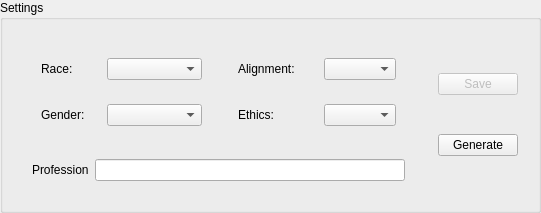
        <widget class="QGroupBox" name="charGenSettingBox">
         <property name="maximumSize">
          <size>
           <width>16777215</width>
           <height>250</height>
          </size>
         </property>
         <property name="title">
          <string>Settings</string>
         </property>
         <layout class="QHBoxLayout" name="horizontalLayout_7">
          <item>
           <widget class="QFrame" name="frame_11">
            <property name="maximumSize">
             <size>
              <width>700</width>
              <height>250</height>
             </size>
            </property>
            <property name="frameShape">
             <enum>QFrame::NoFrame</enum>
            </property>
            <property name="frameShadow">
             <enum>QFrame::Plain</enum>
            </property>
            <layout class="QVBoxLayout" name="verticalLayout_4">
             <item>
              <widget class="QFrame" name="frame_10">
               <property name="frameShape">
                <enum>QFrame::NoFrame</enum>
               </property>
               <property name="frameShadow">
                <enum>QFrame::Plain</enum>
               </property>
               <layout class="QHBoxLayout" name="horizontalLayout_6">
                <property name="spacing">
                 <number>0</number>
                </property>
                <property name="leftMargin">
                 <number>0</number>
                </property>
                <property name="topMargin">
                 <number>0</number>
                </property>
                <property name="rightMargin">
                 <number>0</number>
                </property>
                <property name="bottomMargin">
                 <number>0</number>
                </property>
                <item>
                 <widget class="QFrame" name="frame_9">
                  <property name="frameShape">
                   <enum>QFrame::NoFrame</enum>
                  </property>
                  <property name="frameShadow">
                   <enum>QFrame::Plain</enum>
                  </property>
                  <layout class="QVBoxLayout" name="verticalLayout_2">
                   <item>
                    <widget class="QFrame" name="frame_3">
                     <property name="maximumSize">
                      <size>
                       <width>225</width>
                       <height>16777215</height>
                      </size>
                     </property>
                     <property name="frameShape">
                      <enum>QFrame::NoFrame</enum>
                     </property>
                     <property name="frameShadow">
                      <enum>QFrame::Plain</enum>
                     </property>
                     <layout class="QHBoxLayout" name="horizontalLayout">
                      <item>
                       <widget class="QLabel" name="label">
                        <property name="sizePolicy">
                         <sizepolicy hsizetype="Fixed" vsizetype="Fixed">
                          <horstretch>0</horstretch>
                          <verstretch>0</verstretch>
                         </sizepolicy>
                        </property>
                        <property name="minimumSize">
                         <size>
                          <width>60</width>
                          <height>0</height>
                         </size>
                        </property>
                        <property name="text">
                         <string>Race:</string>
                        </property>
                       </widget>
                      </item>
                      <item>
                       <widget class="QComboBox" name="raceComboBox">
                        <property name="sizePolicy">
                         <sizepolicy hsizetype="Preferred" vsizetype="Fixed">
                          <horstretch>0</horstretch>
                          <verstretch>0</verstretch>
                         </sizepolicy>
                        </property>
                        <property name="maximumSize">
                         <size>
                          <width>125</width>
                          <height>16777215</height>
                         </size>
                        </property>
                        <property name="currentText">
                         <string/>
                        </property>
                        <item>
                         <property name="text">
                          <string/>
                         </property>
                        </item>
                        <item>
                         <property name="text">
                          <string>Dragonborn</string>
                         </property>
                        </item>
                        <item>
                         <property name="text">
                          <string>Dwarf</string>
                         </property>
                        </item>
                        <item>
                         <property name="text">
                          <string>Elf</string>
                         </property>
                        </item>
                        <item>
                         <property name="text">
                          <string>Gnome</string>
                         </property>
                        </item>
                        <item>
                         <property name="text">
                          <string>Half-Elf</string>
                         </property>
                        </item>
                        <item>
                         <property name="text">
                          <string>Halfling</string>
                         </property>
                        </item>
                        <item>
                         <property name="text">
                          <string>Half-Orc</string>
                         </property>
                        </item>
                        <item>
                         <property name="text">
                          <string>Human</string>
                         </property>
                        </item>
                        <item>
                         <property name="text">
                          <string>Tiefling</string>
                         </property>
                        </item>
                       </widget>
                      </item>
                     </layout>
                    </widget>
                   </item>
                   <item>
                    <widget class="QFrame" name="frame_4">
                     <property name="maximumSize">
                      <size>
                       <width>225</width>
                       <height>16777215</height>
                      </size>
                     </property>
                     <property name="frameShape">
                      <enum>QFrame::NoFrame</enum>
                     </property>
                     <property name="frameShadow">
                      <enum>QFrame::Plain</enum>
                     </property>
                     <layout class="QHBoxLayout" name="horizontalLayout_2">
                      <item>
                       <widget class="QLabel" name="label_2">
                        <property name="sizePolicy">
                         <sizepolicy hsizetype="Fixed" vsizetype="Fixed">
                          <horstretch>0</horstretch>
                          <verstretch>0</verstretch>
                         </sizepolicy>
                        </property>
                        <property name="minimumSize">
                         <size>
                          <width>60</width>
                          <height>0</height>
                         </size>
                        </property>
                        <property name="text">
                         <string>Gender:</string>
                        </property>
                       </widget>
                      </item>
                      <item>
                       <widget class="QComboBox" name="genderComboBox">
                        <property name="sizePolicy">
                         <sizepolicy hsizetype="Preferred" vsizetype="Fixed">
                          <horstretch>0</horstretch>
                          <verstretch>0</verstretch>
                         </sizepolicy>
                        </property>
                        <property name="maximumSize">
                         <size>
                          <width>125</width>
                          <height>16777215</height>
                         </size>
                        </property>
                        <property name="currentText">
                         <string/>
                        </property>
                        <item>
                         <property name="text">
                          <string/>
                         </property>
                        </item>
                        <item>
                         <property name="text">
                          <string>Male</string>
                         </property>
                        </item>
                        <item>
                         <property name="text">
                          <string>Female</string>
                         </property>
                        </item>
                        <item>
                         <property name="text">
                          <string>Other</string>
                         </property>
                        </item>
                       </widget>
                      </item>
                     </layout>
                    </widget>
                   </item>
                  </layout>
                 </widget>
                </item>
                <item>
                 <widget class="QFrame" name="frame_8">
                  <property name="frameShape">
                   <enum>QFrame::NoFrame</enum>
                  </property>
                  <property name="frameShadow">
                   <enum>QFrame::Plain</enum>
                  </property>
                  <layout class="QVBoxLayout" name="verticalLayout">
                   <item>
                    <widget class="QFrame" name="frame_5">
                     <property name="maximumSize">
                      <size>
                       <width>225</width>
                       <height>16777215</height>
                      </size>
                     </property>
                     <property name="frameShape">
                      <enum>QFrame::NoFrame</enum>
                     </property>
                     <property name="frameShadow">
                      <enum>QFrame::Plain</enum>
                     </property>
                     <layout class="QHBoxLayout" name="horizontalLayout_3">
                      <item>
                       <widget class="QLabel" name="label_3">
                        <property name="sizePolicy">
                         <sizepolicy hsizetype="Fixed" vsizetype="Fixed">
                          <horstretch>0</horstretch>
                          <verstretch>0</verstretch>
                         </sizepolicy>
                        </property>
                        <property name="minimumSize">
                         <size>
                          <width>80</width>
                          <height>0</height>
                         </size>
                        </property>
                        <property name="text">
                         <string>Alignment:</string>
                        </property>
                       </widget>
                      </item>
                      <item>
                       <widget class="QComboBox" name="alignComboBox">
                        <property name="sizePolicy">
                         <sizepolicy hsizetype="Preferred" vsizetype="Fixed">
                          <horstretch>0</horstretch>
                          <verstretch>0</verstretch>
                         </sizepolicy>
                        </property>
                        <property name="maximumSize">
                         <size>
                          <width>125</width>
                          <height>16777215</height>
                         </size>
                        </property>
                        <property name="currentText">
                         <string/>
                        </property>
                        <item>
                         <property name="text">
                          <string/>
                         </property>
                        </item>
                        <item>
                         <property name="text">
                          <string>Good</string>
                         </property>
                        </item>
                        <item>
                         <property name="text">
                          <string>Neutral</string>
                         </property>
                        </item>
                        <item>
                         <property name="text">
                          <string>Evil</string>
                         </property>
                        </item>
                       </widget>
                      </item>
                     </layout>
                    </widget>
                   </item>
                   <item>
                    <widget class="QFrame" name="frame_6">
                     <property name="maximumSize">
                      <size>
                       <width>225</width>
                       <height>16777215</height>
                      </size>
                     </property>
                     <property name="frameShape">
                      <enum>QFrame::NoFrame</enum>
                     </property>
                     <property name="frameShadow">
                      <enum>QFrame::Plain</enum>
                     </property>
                     <layout class="QHBoxLayout" name="horizontalLayout_4">
                      <item>
                       <widget class="QLabel" name="label_4">
                        <property name="sizePolicy">
                         <sizepolicy hsizetype="Fixed" vsizetype="Fixed">
                          <horstretch>0</horstretch>
                          <verstretch>0</verstretch>
                         </sizepolicy>
                        </property>
                        <property name="minimumSize">
                         <size>
                          <width>80</width>
                          <height>0</height>
                         </size>
                        </property>
                        <property name="text">
                         <string>Ethics:</string>
                        </property>
                       </widget>
                      </item>
                      <item>
                       <widget class="QComboBox" name="ethicsComboBox">
                        <property name="sizePolicy">
                         <sizepolicy hsizetype="Preferred" vsizetype="Fixed">
                          <horstretch>0</horstretch>
                          <verstretch>0</verstretch>
                         </sizepolicy>
                        </property>
                        <property name="maximumSize">
                         <size>
                          <width>125</width>
                          <height>16777215</height>
                         </size>
                        </property>
                        <property name="currentText">
                         <string/>
                        </property>
                        <item>
                         <property name="text">
                          <string/>
                         </property>
                        </item>
                        <item>
                         <property name="text">
                          <string>Lawful</string>
                         </property>
                        </item>
                        <item>
                         <property name="text">
                          <string>Neutral</string>
                         </property>
                        </item>
                        <item>
                         <property name="text">
                          <string>Chaotic</string>
                         </property>
                        </item>
                       </widget>
                      </item>
                     </layout>
                    </widget>
                   </item>
                  </layout>
                 </widget>
                </item>
               </layout>
              </widget>
             </item>
             <item>
              <widget class="QFrame" name="frame_7">
               <property name="maximumSize">
                <size>
                 <width>1000</width>
                 <height>16777215</height>
                </size>
               </property>
               <property name="frameShape">
                <enum>QFrame::NoFrame</enum>
               </property>
               <property name="frameShadow">
                <enum>QFrame::Plain</enum>
               </property>
               <layout class="QHBoxLayout" name="horizontalLayout_5">
                <item>
                 <widget class="QLabel" name="label_5">
                  <property name="sizePolicy">
                   <sizepolicy hsizetype="Fixed" vsizetype="Fixed">
                    <horstretch>0</horstretch>
                    <verstretch>0</verstretch>
                   </sizepolicy>
                  </property>
                  <property name="text">
                   <string>Profession</string>
                  </property>
                 </widget>
                </item>
                <item>
                 <widget class="QLineEdit" name="professionLineEdit"/>
                </item>
               </layout>
              </widget>
             </item>
            </layout>
           </widget>
          </item>
          <item>
           <widget class="QFrame" name="frame_28">
            <property name="maximumSize">
             <size>
              <width>110</width>
              <height>16777215</height>
             </size>
            </property>
            <property name="frameShape">
             <enum>QFrame::NoFrame</enum>
            </property>
            <property name="frameShadow">
             <enum>QFrame::Plain</enum>
            </property>
            <layout class="QVBoxLayout" name="verticalLayout_12">
             <item>
              <widget class="QPushButton" name="saveButton">
               <property name="enabled">
                <bool>false</bool>
               </property>
               <property name="sizePolicy">
                <sizepolicy hsizetype="Preferred" vsizetype="Fixed">
                 <horstretch>0</horstretch>
                 <verstretch>0</verstretch>
                </sizepolicy>
               </property>
               <property name="maximumSize">
                <size>
                 <width>100</width>
                 <height>16777215</height>
                </size>
               </property>
               <property name="text">
                <string>Save</string>
               </property>
              </widget>
             </item>
             <item>
              <widget class="QPushButton" name="generateButton">
               <property name="sizePolicy">
                <sizepolicy hsizetype="Preferred" vsizetype="Fixed">
                 <horstretch>0</horstretch>
                 <verstretch>0</verstretch>
                </sizepolicy>
               </property>
               <property name="maximumSize">
                <size>
                 <width>100</width>
                 <height>16777215</height>
                </size>
               </property>
               <property name="text">
                <string>Generate</string>
               </property>
              </widget>
             </item>
            </layout>
           </widget>
          </item>
         </layout>
        </widget>
